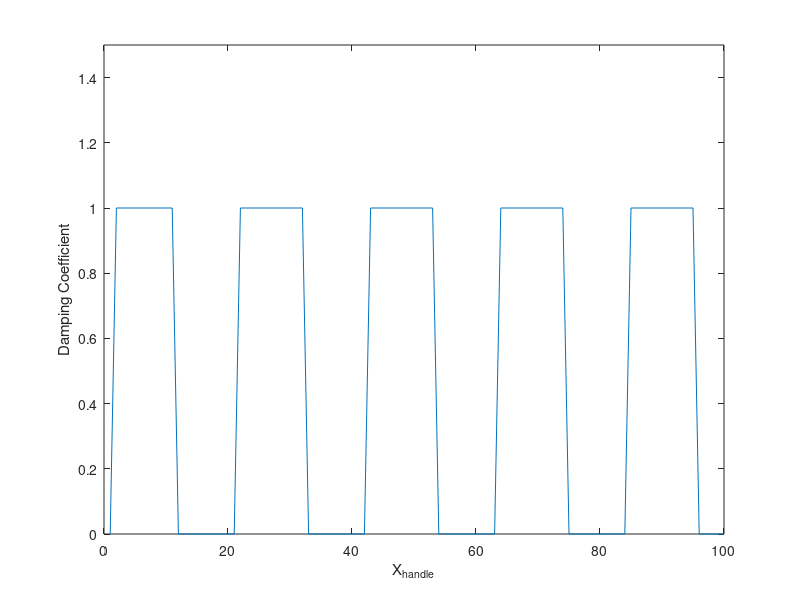

Recreate this plot in MATLAB.
N = 100;
vh = 1;
xh = 0:(N-1);
omega = 0.3;
bt = 1;

for i = 1:N
if (sin(omega * xh(i)) > 0)   % creates a square wave with aplitude a and spatial frequency omega
    force(i) =  bt * vh;         %if square wave == 1, add damping force of bt
else 
    force(i) = 0;                 % else, add no damping force
end
end

plot(force)
ylim([0 1.5])
ylabel("Damping Coefficient")
xlabel("X_{handle}")